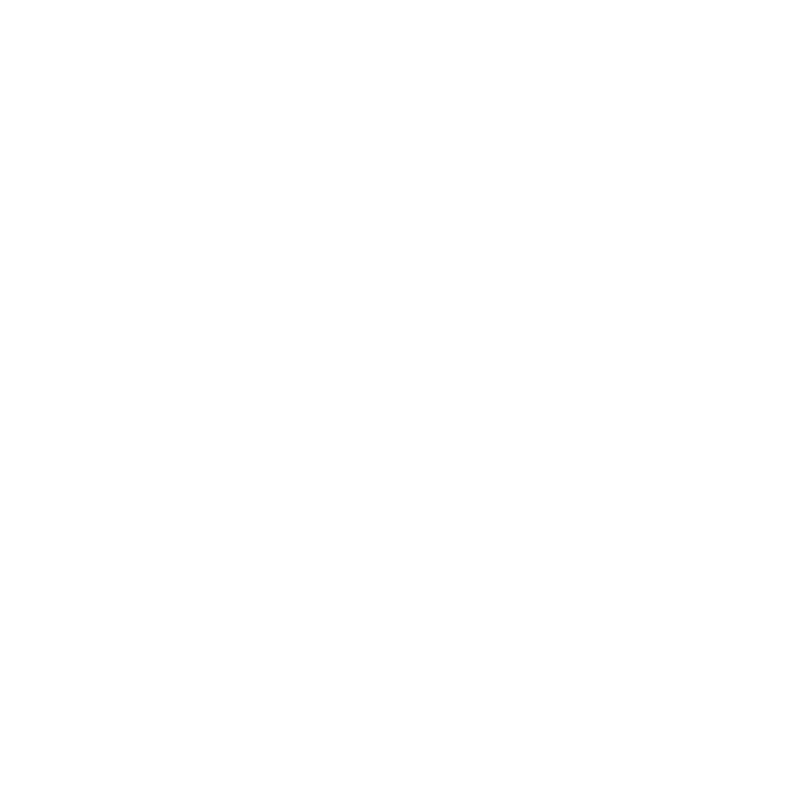
Frame 1 (no input)
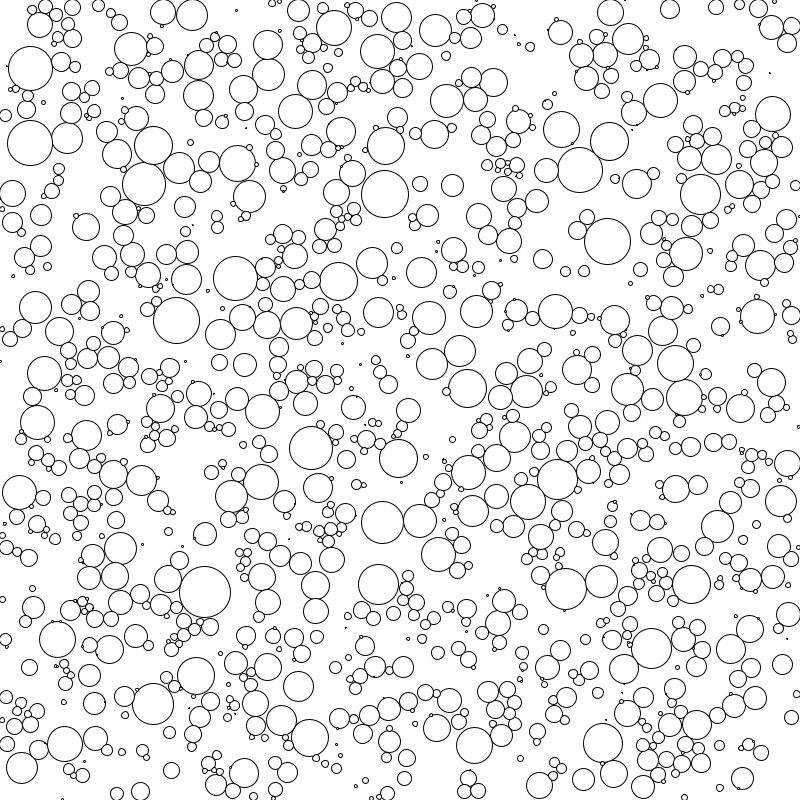
Frame 60 (the mouse pressed at the canvas centre just before this capture)
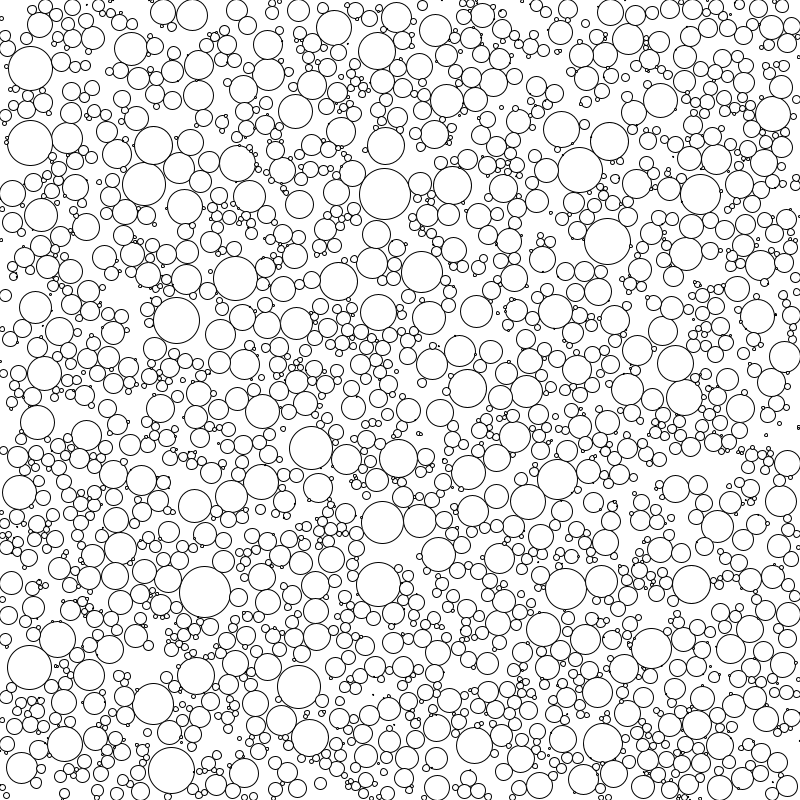
Frame 120 (the mouse held since frame 60 and released just before this capture)

The Processing sketch that drew these frames (run headless with seeded random() and noise(); from frame 60 on, the mouse is pressed at the canvas centre):

// Processing sketch: Circle_Packing
// ── Circle_Packing.pde
ArrayList<Circle> Circles;
boolean CarryOn = true;

void setup() {
  size(800,800);
  background(255);
  Circles = new ArrayList<Circle>();
}

void draw() {
  background(255);
  if (CarryOn) {
    AddCircle();
    for (Circle Current : Circles) {
      Current.Show();
      Current.Update();
      Current.CheckGrowth(Circles);
    }
  } else {
    for (Circle Current : Circles) {
      Current.Show();
    }
  }
}

void AddCircle() {
  int Count = 0;
  for (int FoundSpots = 0; FoundSpots < 20;) {
    Count += 1;
    boolean Possible = true;
    float XPos = random(0,width);
    float YPos = random(0,height);
    for (Circle Current : Circles) {
      if (((XPos - Current.Position.x) * (XPos - Current.Position.x)) + ((YPos - Current.Position.y) * (YPos - Current.Position.y)) < (Current.Diameter/2) * (Current.Diameter/2)) {
        Possible = false;
      }
    } if (Possible == true) {  
      FoundSpots += 1;
      Circles.add(new Circle(XPos,YPos));
    }
    if (Count > 1000) {
      CarryOn = false;
      println("No more spots found");
      break;
    }
  }
}

// ── Circle_Class.pde
class Circle {
  PVector Position;
  float Diameter = 0;
  float Growth;
  boolean Growing = true;
  
  Circle(float XPos, float YPos) {
    Position = new PVector(XPos,YPos);
    Growth = 1;
  }
  
  void Show() {
    ellipse(Position.x,Position.y,Diameter,Diameter);
  }
  
  void Update() {
    if (Growing == true) {
      Diameter += Growth;
    }
  }
  
  void CheckGrowth(ArrayList<Circle> ToCheck) {
    if (Position.x + Diameter/2 > width || Position.x - Diameter/2 < 0 || Position.y + Diameter/2 > height || Position.y - Diameter/2 < 0) {
      Growing = false;
    }
    for (Circle Current : ToCheck) {
      if (Current.Position != Position) {
        if (((Current.Position.x - Position.x)*(Current.Position.x - Position.x))+((Current.Position.y - Position.y)*(Current.Position.y - Position.y)) < (Current.Diameter/2 + Diameter/2) * (Current.Diameter/2 + Diameter/2)) {
          Growing = false;
        }
      }
    }
  }
}
